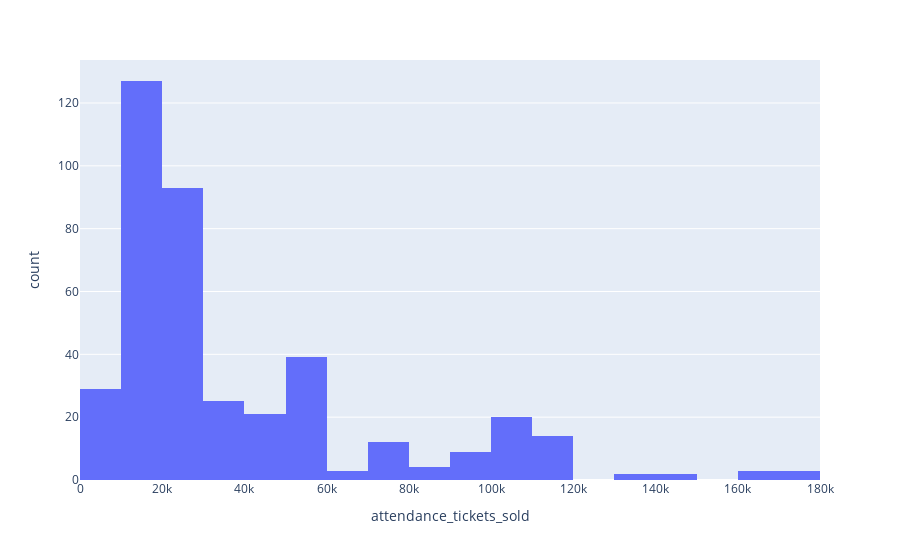
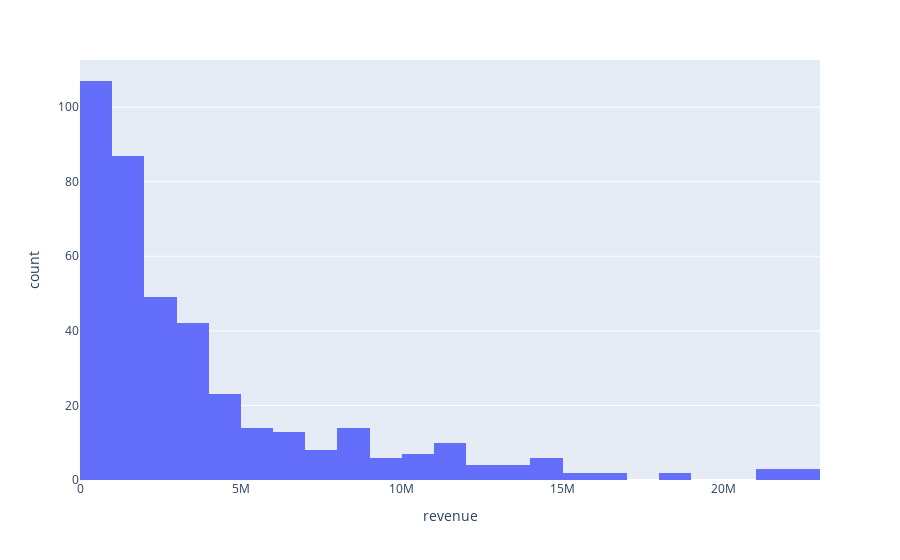

Here is the notebook cell these charts were saved with, in order:
### Code cell
def logan_func(df:pd.DataFrame):
    for col in df.keys():
        if df[col].dtype !='O':
            display(px.histogram(df, x=df[col]))
            print('\n')

logan_func(df)

### Figure 1 — Plotly figure (JSON) as saved in the notebook; plotly's stock layout.template omitted (floating-point values rounded to 4 significant figures; data arrays with more than 128 entries replaced by an {"elided": "..."} marker saying what was removed)
{"data": [{"alignmentgroup": "True", "bingroup": "x", "hovertemplate": "attendance_tickets_sold=%{x}<br>count=%{y}<extra></extra>", "legendgroup": "", "marker": {"color": "#636efa", "pattern": {"shape": ""}}, "name": "", "offsetgroup": "", "orientation": "v", "showlegend": false, "type": "histogram", "x": {"elided": "406 int values"}, "xaxis": "x", "yaxis": "y"}], "layout": {"barmode": "relative", "legend": {"tracegroupgap": 0}, "margin": {"t": 60}, "xaxis": {"anchor": "y", "domain": [0, 1], "title": {"text": "attendance_tickets_sold"}}, "yaxis": {"anchor": "x", "domain": [0, 1], "title": {"text": "count"}}}}

### Figure 2 — Plotly figure (JSON) as saved in the notebook; plotly's stock layout.template omitted (floating-point values rounded to 4 significant figures; data arrays with more than 128 entries replaced by an {"elided": "..."} marker saying what was removed)
{"data": [{"alignmentgroup": "True", "bingroup": "x", "hovertemplate": "revenue=%{x}<br>count=%{y}<extra></extra>", "legendgroup": "", "marker": {"color": "#636efa", "pattern": {"shape": ""}}, "name": "", "offsetgroup": "", "orientation": "v", "showlegend": false, "type": "histogram", "x": {"elided": "406 int values"}, "xaxis": "x", "yaxis": "y"}], "layout": {"barmode": "relative", "legend": {"tracegroupgap": 0}, "margin": {"t": 60}, "xaxis": {"anchor": "y", "domain": [0, 1], "title": {"text": "revenue"}}, "yaxis": {"anchor": "x", "domain": [0, 1], "title": {"text": "count"}}}}
